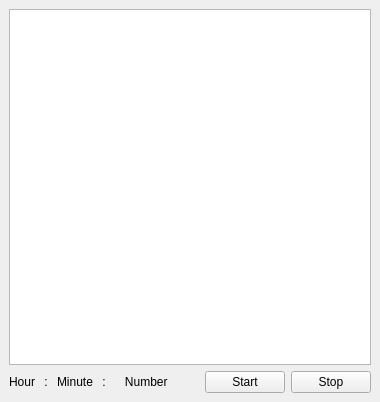
<?xml version="1.0" encoding="UTF-8"?>
<ui version="4.0">
 <class>MainWindow</class>
 <widget class="QMainWindow" name="MainWindow">
  <property name="geometry">
   <rect>
    <x>0</x>
    <y>0</y>
    <width>380</width>
    <height>402</height>
   </rect>
  </property>
  <property name="windowTitle">
   <string>MainWindow</string>
  </property>
  <widget class="QWidget" name="centralwidget">
   <layout class="QVBoxLayout" name="verticalLayout">
    <item>
     <widget class="QTableView" name="tableView"/>
    </item>
    <item>
     <layout class="QHBoxLayout" name="horizontalLayout">
      <item>
       <widget class="QLabel" name="labelH">
        <property name="text">
         <string>Hour</string>
        </property>
       </widget>
      </item>
      <item>
       <widget class="QLabel" name="label_3">
        <property name="text">
         <string> : </string>
        </property>
       </widget>
      </item>
      <item>
       <widget class="QLabel" name="lableM">
        <property name="text">
         <string>Minute</string>
        </property>
       </widget>
      </item>
      <item>
       <widget class="QLabel" name="label_2">
        <property name="text">
         <string> : </string>
        </property>
       </widget>
      </item>
      <item>
       <widget class="QLabel" name="label">
        <property name="text">
         <string>   Number </string>
        </property>
       </widget>
      </item>
      <item>
       <spacer name="horizontalSpacer">
        <property name="orientation">
         <enum>Qt::Horizontal</enum>
        </property>
        <property name="sizeHint" stdset="0">
         <size>
          <width>40</width>
          <height>20</height>
         </size>
        </property>
       </spacer>
      </item>
      <item>
       <widget class="QPushButton" name="pushButton">
        <property name="text">
         <string>Start</string>
        </property>
       </widget>
      </item>
      <item>
       <widget class="QPushButton" name="pushButton_2">
        <property name="text">
         <string>Stop</string>
        </property>
       </widget>
      </item>
     </layout>
    </item>
   </layout>
  </widget>
  <widget class="QMenuBar" name="menubar">
   <property name="geometry">
    <rect>
     <x>0</x>
     <y>0</y>
     <width>380</width>
     <height>21</height>
    </rect>
   </property>
  </widget>
 </widget>
 <resources/>
 <connections/>
</ui>
